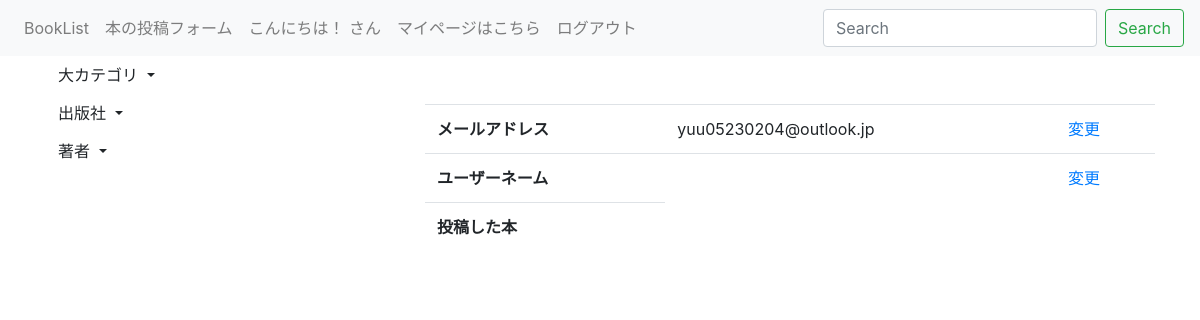
Page /accounts/user_detail/1/ (signed in) on the earlier database version.
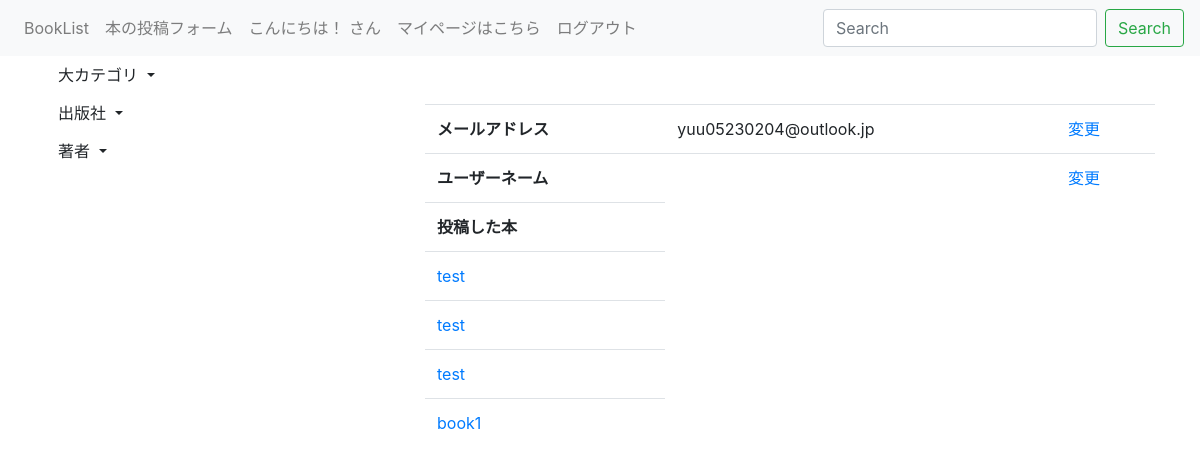
Same page on the later database version.
### book_summary/models.py (models this page shows, shortened)
class Book(models.Model):
    user = models.ForeignKey(get_user_model(),on_delete=models.SET_NULL,null=True)
    title = models.CharField('タイトル',max_length=100)
    summary = models.TextField('要約')
    img = models.URLField('画像url',blank=True)
    link = models.URLField('Amazonリンク',blank=True)
    published_date = models.DateTimeField('公開日',auto_now=True)
    category = models.ForeignKey(Category,on_delete=models.SET_DEFAULT,default=set_default_category,blank=True,null=True,verbose_name='小カテゴリ')
    publisher = models.ForeignKey(Publisher,on_delete=models.SET_DEFAULT,default=set_default_publisher,blank=True,verbose_name='出版社')
    author = models.ForeignKey(Author,on_delete=models.SET_DEFAULT,default=set_default_author,blank=True)

### accounts/views.py (the view)
# urls.py: path('user_detail/<int:pk>/', views.UserDetail.as_view(), name='user_detail'),
class UserDetail(OnlyYouMixin, generic.DetailView):
    model = User
    template_name = 'accounts/user_detail.html'

### accounts/views.py (called while the page is built)
    def test_func(self):
        user = self.request.user
        return user.pk == self.kwargs['pk'] or user.is_superuser

### book_summary/context_processors.py (called while the page is built)
def common(request):
    context = {
        'topcategory_list':TopCategory.objects.all(),
        'publisher_list':Publisher.objects.all(),
        'author_list':Author.objects.all(),
    }
    return context

### book_summary/models.py (called while the page is built)
    def __str__(self):
        return self.name

    def __str__(self):
        return self.name

    def __str__(self):
        return self.name

### accounts/templates/accounts/user_detail.html
{% extends 'base.html' %}
{% block content %}
<table class="table">
    <tbody>
        <tr>
            <th>メールアドレス</th>
            <td>{{ user.email }}</td>
            <td><a href="{% url 'accounts:email_change' %}">変更</a></td>
        </tr>
        <tr>
            <th>ユーザーネーム</th>
            <td>{{ user.name }}</td>
            <td><a href="{% url 'accounts:user_update' user.pk %}">変更</a></td>
        </tr>
        <br>
        <br>
        <th>投稿した本</th>
        {% for book in user.book_set.all %}
        <tr><td><a href="{% url 'book_summary:book_detail' book.pk %}">{{book.title}}</a></td></tr>
        {% endfor %}
    </tbody>
</table>
{% endblock %}

Differences in the rows shown:
added Book: title "test"
added Book: title "test"
added Book: title "test"
added Book: title "book1"
